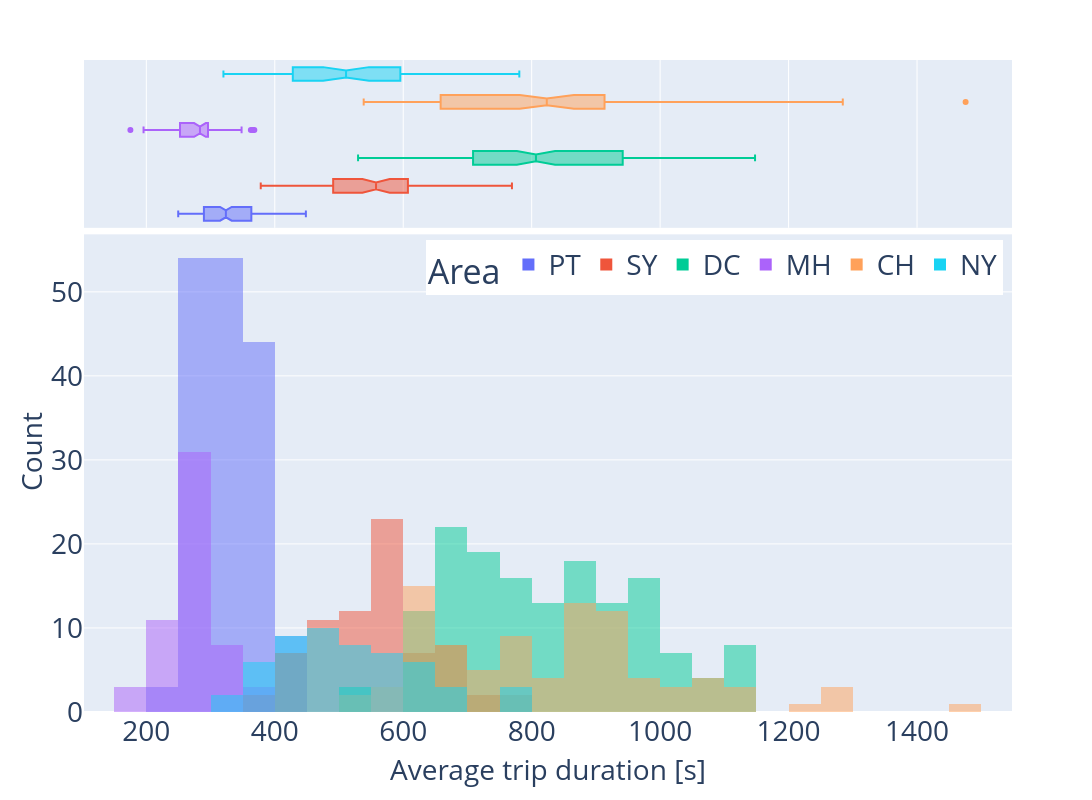

The notebook cell saved with this chart:
### Code cell
fig = px.histogram(
    cost_df,
    x='cost_per_request',
    color='area_short',
    marginal='box',
    barmode='overlay',
    )

fig.for_each_yaxis(lambda y: y.update(title=''))  # Remove titles
fig.for_each_xaxis(lambda x: x.update(title=''))  # Remove titles

# titles
fig.add_annotation(x=-0.08, y=0.4, text="Count", textangle=-90, xref="paper", yref="paper", showarrow=False) # y axis title
fig.add_annotation(x=0.5, y=-0.12, text="Average trip duration [s]", xref="paper", yref="paper", showarrow=False) #x axis title
fig.for_each_annotation(lambda a: a.update(text=a.text.split("=")[-1]))
fig.update_layout(legend=dict(orientation="h", yanchor="bottom", y=0.64, xanchor="right", x=0.99), legend_title_text='Area', font=dict(size=28), height=800, width=1200)

fig.write_image(f"{IMG_PATH}/avg_duration_box.pdf")
fig.show()

### Figure 1 — Plotly figure (JSON) as saved in the notebook; plotly's stock layout.template omitted (floating-point values rounded to 4 significant figures; data arrays with more than 128 entries replaced by an {"elided": "..."} marker saying what was removed)
{"data": [{"bingroup": "x", "hovertemplate": "area_short=PT<br>cost_per_request=%{x}<br>count=%{y}<extra></extra>", "legendgroup": "PT", "marker": {"color": "#636efa", "opacity": 0.5, "pattern": {"shape": ""}}, "name": "PT", "orientation": "v", "showlegend": true, "type": "histogram", "x": {"elided": "164 float values"}, "xaxis": "x", "yaxis": "y"}, {"hovertemplate": "area_short=PT<br>cost_per_request=%{x}<extra></extra>", "legendgroup": "PT", "marker": {"color": "#636efa"}, "name": "PT", "notched": true, "showlegend": false, "type": "box", "x": {"elided": "164 float values"}, "xaxis": "x2", "yaxis": "y2"}, {"bingroup": "x", "hovertemplate": "area_short=SY<br>cost_per_request=%{x}<br>count=%{y}<extra></extra>", "legendgroup": "SY", "marker": {"color": "#EF553B", "opacity": 0.5, "pattern": {"shape": ""}}, "name": "SY", "orientation": "v", "showlegend": true, "type": "histogram", "x": [769.3, 740.6, 756.3, 694.8, 681.4, 689.9, 703.7, 686.1, 696.3, 660.3, 669.0, 668.1, 590.7, 590.5, 592.4, 594.0, 593.6, 595.5, 596.3, 595.0, 613.0, 486.7, 567.3, 562.4, 573.0, 618.8, 611.5, 607.3, 630.3, 624.2, 621.8, 557.9, 557.4, 555.1, 547.5, 546.9, 548.3, 490.9, 490.8, 510.1, 453.0, 463.9, 456.0, 490.1, 574.0, 577.0, 573.8, 599.4, 599.3, 598.3, 524.2, 524.8, 526.5, 527.9, 528.4, 529.1, 456.2, 453.6, 468.3, 428.5, 413.5, 445.9, 554.5, 554.2, 554.7, 500.6, 499.3, 501.5, 424.6, 423.8, 436.7, 384.3, 378.2, 407.6], "xaxis": "x", "yaxis": "y"}, {"hovertemplate": "area_short=SY<br>cost_per_request=%{x}<extra></extra>", "legendgroup": "SY", "marker": {"color": "#EF553B"}, "name": "SY", "notched": true, "showlegend": false, "type": "box", "x": [769.3, 740.6, 756.3, 694.8, 681.4, 689.9, 703.7, 686.1, 696.3, 660.3, 669.0, 668.1, 590.7, 590.5, 592.4, 594.0, 593.6, 595.5, 596.3, 595.0, 613.0, 486.7, 567.3, 562.4, 573.0, 618.8, 611.5, 607.3, 630.3, 624.2, 621.8, 557.9, 557.4, 555.1, 547.5, 546.9, 548.3, 490.9, 490.8, 510.1, 453.0, 463.9, 456.0, 490.1, 574.0, 577.0, 573.8, 599.4, 599.3, 598.3, 524.2, 524.8, 526.5, 527.9, 528.4, 529.1, 456.2, 453.6, 468.3, 428.5, 413.5, 445.9, 554.5, 554.2, 554.7, 500.6, 499.3, 501.5, 424.6, 423.8, 436.7, 384.3, 378.2, 407.6], "xaxis": "x2", "yaxis": "y2"}, {"bingroup": "x", "hovertemplate": "area_short=DC<br>cost_per_request=%{x}<br>count=%{y}<extra></extra>", "legendgroup": "DC", "marker": {"color": "#00cc96", "opacity": 0.5, "pattern": {"shape": ""}}, "name": "DC", "orientation": "v", "showlegend": true, "type": "histogram", "x": {"elided": "151 float values"}, "xaxis": "x", "yaxis": "y"}, {"hovertemplate": "area_short=DC<br>cost_per_request=%{x}<extra></extra>", "legendgroup": "DC", "marker": {"color": "#00cc96"}, "name": "DC", "notched": true, "showlegend": false, "type": "box", "x": {"elided": "151 float values"}, "xaxis": "x2", "yaxis": "y2"}, {"bingroup": "x", "hovertemplate": "area_short=MH<br>cost_per_request=%{x}<br>count=%{y}<extra></extra>", "legendgroup": "MH", "marker": {"color": "#ab63fa", "opacity": 0.5, "pattern": {"shape": ""}}, "name": "MH", "orientation": "v", "showlegend": true, "type": "histogram", "x": [368.1, 365.6, 362.8, 295.0, 295.5, 293.6, 337.9, 343.5, 348.3, 296.0, 292.7, 326.4, 293.3, 282.9, 324.4, 313.5, 316.0, 317.5, 282.1, 282.7, 282.9, 286.1, 285.5, 293.4, 248.8, 244.3, 284.1, 246.9, 226.8, 285.3, 298.8, 296.0, 298.1, 274.4, 274.6, 262.8, 261.9, 272.5, 226.0, 216.2, 256.1, 216.8, 195.7, 258.0, 292.4, 293.0, 294.5, 256.7, 256.6, 262.9, 210.3, 203.3, 238.2, 195.7, 175.2, 235.5], "xaxis": "x", "yaxis": "y"}, {"hovertemplate": "area_short=MH<br>cost_per_request=%{x}<extra></extra>", "legendgroup": "MH", "marker": {"color": "#ab63fa"}, "name": "MH", "notched": true, "showlegend": false, "type": "box", "x": [368.1, 365.6, 362.8, 295.0, 295.5, 293.6, 337.9, 343.5, 348.3, 296.0, 292.7, 326.4, 293.3, 282.9, 324.4, 313.5, 316.0, 317.5, 282.1, 282.7, 282.9, 286.1, 285.5, 293.4, 248.8, 244.3, 284.1, 246.9, 226.8, 285.3, 298.8, 296.0, 298.1, 274.4, 274.6, 262.8, 261.9, 272.5, 226.0, 216.2, 256.1, 216.8, 195.7, 258.0, 292.4, 293.0, 294.5, 256.7, 256.6, 262.9, 210.3, 203.3, 238.2, 195.7, 175.2, 235.5], "xaxis": "x2", "yaxis": "y2"}, {"bingroup": "x", "hovertemplate": "area_short=CH<br>cost_per_request=%{x}<br>count=%{y}<extra></extra>", "legendgroup": "CH", "marker": {"color": "#FFA15A", "opacity": 0.5, "pattern": {"shape": ""}}, "name": "CH", "orientation": "v", "showlegend": true, "type": "histogram", "x": [1476.0, 1224.0, 1284.0, 1261.0, 1058.0, 1139.0, 1269.0, 1062.0, 1144.0, 1087.0, 1129.0, 1039.0, 936.3, 862.4, 938.2, 950.1, 875.6, 886.8, 900.7, 820.9, 678.5, 675.8, 631.6, 864.4, 826.2, 770.1, 808.4, 1065.0, 996.6, 1035.0, 1024.0, 976.0, 979.7, 877.2, 853.4, 899.6, 875.5, 853.8, 881.6, 734.2, 698.1, 720.2, 658.2, 656.7, 666.4, 648.4, 620.8, 672.0, 911.9, 913.6, 900.8, 903.0, 912.5, 905.9, 801.6, 789.4, 789.3, 789.9, 789.6, 796.6, 643.8, 641.4, 650.0, 627.4, 618.9, 635.7, 565.6, 558.6, 617.1, 868.5, 873.8, 870.2, 905.7, 913.4, 911.8, 738.3, 748.6, 744.0, 777.1, 795.0, 786.8, 618.3, 605.3, 610.1, 640.6, 632.0, 640.0, 538.4, 543.2, 565.9], "xaxis": "x", "yaxis": "y"}, {"hovertemplate": "area_short=CH<br>cost_per_request=%{x}<extra></extra>", "legendgroup": "CH", "marker": {"color": "#FFA15A"}, "name": "CH", "notched": true, "showlegend": false, "type": "box", "x": [1476.0, 1224.0, 1284.0, 1261.0, 1058.0, 1139.0, 1269.0, 1062.0, 1144.0, 1087.0, 1129.0, 1039.0, 936.3, 862.4, 938.2, 950.1, 875.6, 886.8, 900.7, 820.9, 678.5, 675.8, 631.6, 864.4, 826.2, 770.1, 808.4, 1065.0, 996.6, 1035.0, 1024.0, 976.0, 979.7, 877.2, 853.4, 899.6, 875.5, 853.8, 881.6, 734.2, 698.1, 720.2, 658.2, 656.7, 666.4, 648.4, 620.8, 672.0, 911.9, 913.6, 900.8, 903.0, 912.5, 905.9, 801.6, 789.4, 789.3, 789.9, 789.6, 796.6, 643.8, 641.4, 650.0, 627.4, 618.9, 635.7, 565.6, 558.6, 617.1, 868.5, 873.8, 870.2, 905.7, 913.4, 911.8, 738.3, 748.6, 744.0, 777.1, 795.0, 786.8, 618.3, 605.3, 610.1, 640.6, 632.0, 640.0, 538.4, 543.2, 565.9], "xaxis": "x2", "yaxis": "y2"}, {"bingroup": "x", "hovertemplate": "area_short=NY<br>cost_per_request=%{x}<br>count=%{y}<extra></extra>", "legendgroup": "NY", "marker": {"color": "#19d3f3", "opacity": 0.5, "pattern": {"shape": ""}}, "name": "NY", "orientation": "v", "showlegend": true, "type": "histogram", "x": [779.2, 779.9, 780.8, 647.6, 647.0, 649.2, 668.0, 653.1, 672.0, 579.9, 569.3, 582.8, 537.1, 525.0, 555.4, 614.9, 614.4, 614.1, 597.3, 595.5, 594.3, 539.5, 535.3, 548.9, 471.4, 463.8, 497.1, 438.6, 429.9, 471.8, 524.9, 530.2, 529.4, 468.5, 469.5, 474.3, 411.0, 404.8, 428.8, 384.1, 366.1, 418.7, 475.6, 476.1, 475.6, 422.8, 423.5, 428.1, 359.2, 356.1, 377.6, 331.1, 320.1, 360.3], "xaxis": "x", "yaxis": "y"}, {"hovertemplate": "area_short=NY<br>cost_per_request=%{x}<extra></extra>", "legendgroup": "NY", "marker": {"color": "#19d3f3"}, "name": "NY", "notched": true, "showlegend": false, "type": "box", "x": [779.2, 779.9, 780.8, 647.6, 647.0, 649.2, 668.0, 653.1, 672.0, 579.9, 569.3, 582.8, 537.1, 525.0, 555.4, 614.9, 614.4, 614.1, 597.3, 595.5, 594.3, 539.5, 535.3, 548.9, 471.4, 463.8, 497.1, 438.6, 429.9, 471.8, 524.9, 530.2, 529.4, 468.5, 469.5, 474.3, 411.0, 404.8, 428.8, 384.1, 366.1, 418.7, 475.6, 476.1, 475.6, 422.8, 423.5, 428.1, 359.2, 356.1, 377.6, 331.1, 320.1, 360.3], "xaxis": "x2", "yaxis": "y2"}], "layout": {"annotations": [{"showarrow": false, "text": "Count", "textangle": -90, "x": -0.08, "xref": "paper", "y": 0.4, "yref": "paper"}, {"showarrow": false, "text": "Average trip duration [s]", "x": 0.5, "xref": "paper", "y": -0.12, "yref": "paper"}], "barmode": "overlay", "font": {"size": 28}, "height": 800, "legend": {"orientation": "h", "title": {"text": "Area"}, "tracegroupgap": 0, "x": 0.99, "xanchor": "right", "y": 0.64, "yanchor": "bottom"}, "margin": {"t": 60}, "width": 1200, "xaxis": {"anchor": "y", "domain": [0, 1], "title": {"text": ""}}, "xaxis2": {"anchor": "y2", "domain": [0, 1], "matches": "x", "showgrid": true, "showticklabels": false, "title": {"text": ""}}, "yaxis": {"anchor": "x", "domain": [0, 0.7326], "title": {"text": ""}}, "yaxis2": {"anchor": "x2", "domain": [0.7426, 1], "matches": "y2", "showgrid": false, "showline": false, "showticklabels": false, "ticks": "", "title": {"text": ""}}}}
